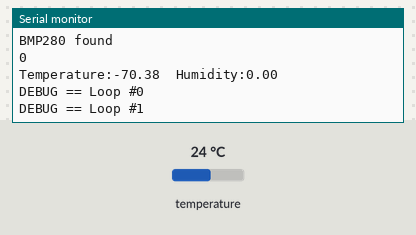
The sketch below on a simulated Arduino Mega 2560, built with avr-gcc and run on an emulated ATmega2560. On the bench: the last lines printed to the serial monitor. Wiring (inferred from the names in the program): AHT10/20 sensor at I2C address 0x38; BMP280 pressure sensor at I2C address 0x77. The test bench sets the inputs (shaded band); at power-on: temperature 24 °C.

Above: at 6.3 s.
6.4 s: temperature set to 12 °C
At 7.9 s:
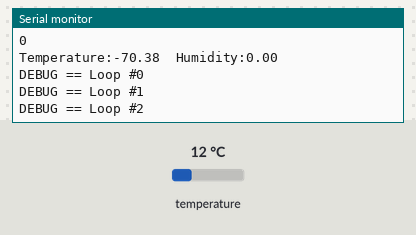
12.0 s: temperature set to 19 °C
At 12.9 s:
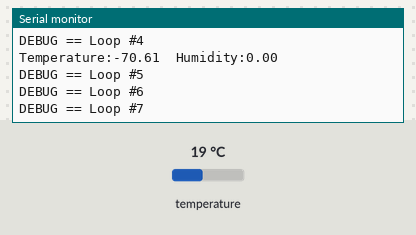
Timing chart, 0 to 15.0 s (numbered marks = the images above; inputs shaded):
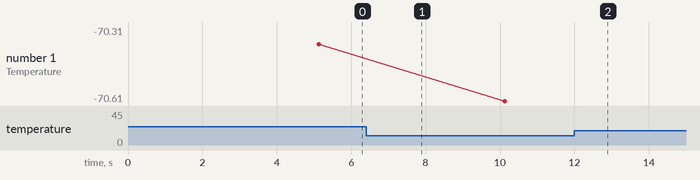

The sketch:

Main_Drone_Script.ino
```cpp
#include <Wire.h>

//GENERAL
const float SpeedOfSound = 331.3;    // https://en.wikipedia.org/wiki/Speed_of_sound#Speed_of_sound_in_ideal_gases_and_air
const float TempModifier = 0.606;    // https://en.wikipedia.org/wiki/Speed_of_sound#Speed_of_sound_in_ideal_gases_and_air
const float HumidityModifier = 1.26; // https://sengpielaudio.com/calculator-airpressure.htm
float CurrentTemp = 25;              // Celcius //TBD
float CurrentHumidity = 0.5;         // % Humidity //TBD
unsigned long currentMillis;         // Saves the current millis()
int total_counter = 0;               // Counts how many loops where completed

//HC-SR04 SUPERSONIC SENSORS
const int SONAR_NUM = 4;                    // Number of sensors //TBD Make it 6
const int pingSpeed = 50;                   // Minimum ms between sensor pings. 50ms would be 20 times a second.
float echoDuration[SONAR_NUM];              // Measured distance in ms (Initiallised in setup)
float FinalDistance[SONAR_NUM];             // Final measured distance in cm
unsigned long lastSonarPing;                // Shows the last time any sensor pinged
int TRIG_ECHO_PIN[SONAR_NUM] = {4,2,12,14}; // Pin numbers for the supersonic sensors //TBD Add UP and DOWN
int currentSonar = 3;                       // Which sonar is awaiting input
bool cycleCompleted[SONAR_NUM];             // Has this sonar received the echo (Initiallised in setup)
unsigned long echoStart;                    // Saves the time the echo starts

//BMP280 SENSOR
float temperature_BMP280; // BMP280
float pressure;           // BMP280
int32_t _t_fine;          // Temperature variable
uint16_t _dig_T1;         // Trimming parameters
int16_t _dig_T2,_dig_T3;  // Trimming parameters
uint16_t _dig_P1;         // Trimming parameters
int16_t _dig_P2,_dig_P3,_dig_P4,_dig_P5,_dig_P6,_dig_P7,_dig_P8,_dig_P9;  // Trimming parameters

//AHT20 SENSOR
float temperature_AHT20;
float humidity;
bool sensor_started = false;
bool sensor_busy = false;
unsigned long measurementDelayAHT20 = 0;

//AHT20+BMP280 SENSORS
float delta = 0;
float minDelta = 10;
float maxDelta = 0;

//Heartbeat
unsigned long HeartbeatMillis = 0;
const long Heartbeatinterval = 5000; //How often to check for Temp and Humidity

//GY-521 GYROSCOPE
const int MPU_ADDR = 0x68; // I2C address of the MPU-6050. If AD0 pin is set to HIGH, the I2C address will be 0x69.

int16_t accelerometer_x, accelerometer_y, accelerometer_z; // variables for accelerometer raw data
int16_t gyro_x, gyro_y, gyro_z; // variables for gyro raw data
int16_t temperature;            // variables for temperature data
float temperature_GY521;        // temperature data in C

char tmp_str[7]; // temporary variable used in convert function

void setup() {
  Serial.begin(115200); // Open serial monitor at 115200 baud to see ping results.
  Wire.begin();

  AHT20_begin();
  BMP280_begin();
  startMeasurementAHT20();

  //GY521_initialise();

  //for (uint8_t i = 0; i < SONAR_NUM; i++) {
  //  echoDuration[i] = 3976.03;
  //  cycleCompleted[i] = true;
  //}
  delay(5000);
}

void loop() {
  checkbusyAHT20(); //Included in original code, unsure if needed
  getDataAHT20();   //Included in original code, unsure if needed

  currentMillis = millis();
  if (currentMillis - HeartbeatMillis >= Heartbeatinterval) {
    HeartbeatMillis = currentMillis;
    readTemperatureBMP280();
    startMeasurementAHT20();
    CurrentTemp = (temperature_BMP280+temperature_AHT20)/2;
    CurrentHumidity = humidity/100;
    Serial.print("Temperature:");
    Serial.print(CurrentTemp);
    Serial.print("\t");
    Serial.print("Humidity:");
    Serial.print(CurrentHumidity);
    Serial.print("\t");
    Serial.println();
  }

  //currentMillis = millis();
  //if (currentMillis - lastSonarPing >= pingSpeed) {
  //  lastSonarPing = millis();
  //  if (cycleCompleted[currentSonar] == false) {
  //    //Serial.print("DEBUG == Echo Timeout #");
  //    //Serial.println(currentSonar);
  //    echoDuration[currentSonar] = 11524.72;
  //    detachInterrupt(digitalPinToInterrupt(TRIG_ECHO_PIN[currentSonar]));
  //  }
  //  if (currentSonar == 3) {
  //    currentSonar = 0;
  //  }
  //  else { currentSonar ++; }
  //  cycleCompleted[currentSonar] = false;
  //  //Serial.print("DEBUG == Triggering #");
  //  //Serial.println(currentSonar);
  //  //TBD Make the following into a function
  //  pinMode(TRIG_ECHO_PIN[currentSonar], OUTPUT);
  //  digitalWrite(TRIG_ECHO_PIN[currentSonar], LOW);
  //  delayMicroseconds(2);
  //  digitalWrite(TRIG_ECHO_PIN[currentSonar], HIGH);
  //  delayMicroseconds(10);
  //  digitalWrite(TRIG_ECHO_PIN[currentSonar], LOW);
  //  pinMode(TRIG_ECHO_PIN[currentSonar], INPUT);
  //  attachInterrupt(digitalPinToInterrupt(TRIG_ECHO_PIN[currentSonar]), echoISR, CHANGE); //When sensor changes state, execute echoISR (2 times per echo)
  //}

  //if (currentSonar == 0) { //Make sure every cycleCompleted == true //TBD Add 2 more sonars
  //  for (uint8_t i = 0; i < SONAR_NUM; i++) { // Loop through each sensor and display results.
  //    FinalDistance[i] = echoDuration[i]/10000.00*(SpeedOfSound+CurrentTemp*TempModifier+CurrentHumidity*HumidityModifier)/2;
  //    switch (i) {
  //      case 0: Serial.print("Front:"); break;
  //      case 1: Serial.print("Right:"); break;
  //      case 2: Serial.print("Back:"); break;
  //      case 3: Serial.print("Left:"); break;
  //      //case 4: Serial.print("Up"); break; //TBD
  //      //case 5: Serial.print("Down"); break; //TBD
  //    }
  //    Serial.print(FinalDistance[i]);
  //    Serial.print("\t");
  //  }
  //  Serial.println();
  //}


  //get_GY521();
  Serial.print("DEBUG == Loop #");
  Serial.println(total_counter);
  total_counter ++;
  delay(1000);
}

void echoISR() {
  if (digitalRead(TRIG_ECHO_PIN[currentSonar]) == HIGH) {
    echoStart = micros();
  }
  else {
    echoDuration[currentSonar] = micros() - echoStart;
    //Serial.print("DEBUG == Received Ping #");
    //Serial.println(currentSonar);
    cycleCompleted[currentSonar] = true;
    detachInterrupt(digitalPinToInterrupt(TRIG_ECHO_PIN[currentSonar]));
  }
}

void GY521_initialise() {
  Wire.beginTransmission(MPU_ADDR); // Begins a transmission to the I2C slave (GY-521 board)
  Wire.write(0x6B); // PWR_MGMT_1 register
  Wire.write(0);    // set to zero (wakes up the MPU-6050)
  Wire.endTransmission(true);
}

void get_GY521() {
  Wire.beginTransmission(MPU_ADDR);
  Wire.write(0x3B); // starting with register 0x3B (ACCEL_XOUT_H) [MPU-6000 and MPU-6050 Register Map and Descriptions Revision 4.2, p.40]
  Wire.endTransmission(false); // the parameter indicates that the Arduino will send a restart. As a result, the connection is kept active.
  Wire.requestFrom(MPU_ADDR, 7*2, true); // request a total of 7*2=14 registers

  // "Wire.read()<<8 | Wire.read();" means two registers are read and stored in the same variable
  accelerometer_x = Wire.read()<<8 | Wire.read(); // reading registers: 0x3B (ACCEL_XOUT_H) and 0x3C (ACCEL_XOUT_L)
  accelerometer_y = Wire.read()<<8 | Wire.read(); // reading registers: 0x3D (ACCEL_YOUT_H) and 0x3E (ACCEL_YOUT_L)
  accelerometer_z = Wire.read()<<8 | Wire.read(); // reading registers: 0x3F (ACCEL_ZOUT_H) and 0x40 (ACCEL_ZOUT_L)
  temperature = Wire.read()<<8 | Wire.read(); // reading registers: 0x41 (TEMP_OUT_H) and 0x42 (TEMP_OUT_L)
  temperature_GY521 = temperature/340.00+36.53; // the following equation was taken from the documentation [MPU-6000/MPU-6050 Register Map and Description, p.30]
  gyro_x = Wire.read()<<8 | Wire.read(); // reading registers: 0x43 (GYRO_XOUT_H) and 0x44 (GYRO_XOUT_L)
  gyro_y = Wire.read()<<8 | Wire.read(); // reading registers: 0x45 (GYRO_YOUT_H) and 0x46 (GYRO_YOUT_L)
  gyro_z = Wire.read()<<8 | Wire.read(); // reading registers: 0x47 (GYRO_ZOUT_H) and 0x48 (GYRO_ZOUT_L)

  /*
  // print out data
  Serial.print("aX = "); Serial.print(convert_int16_to_str(accelerometer_x));
  Serial.print(" | aY = "); Serial.print(convert_int16_to_str(accelerometer_y));
  Serial.print(" | aZ = "); Serial.print(convert_int16_to_str(accelerometer_z));
  // the following equation was taken from the documentation [MPU-6000/MPU-6050 Register Map and Description, p.30]
  Serial.print(" | tmp = "); Serial.print(temperature_GY521);
  Serial.print(" | gX = "); Serial.print(convert_int16_to_str(gyro_x));
  Serial.print(" | gY = "); Serial.print(convert_int16_to_str(gyro_y));
  Serial.print(" | gZ = "); Serial.print(convert_int16_to_str(gyro_z));
  Serial.println();
  */
}

/*
https://forum.arduino.cc/t/initializing-an-array-arduino-documentation/357403/2
digitalRead() WILL disable PWM on a PWM pin IF you call digitalRead() on the same pin // WUT?
https://mschoeffler.com/2017/10/05/tutorial-how-to-use-the-gy-521-module-mpu-6050-breakout-board-with-the-arduino-uno/
https://github.com/peff74/ESP_AHT20_BMP280

https://docs.google.com/spreadsheets/d/1yThwy3TfXG3--2bJnWaGcEWp8gEH6xALcd34sE_ik74/edit?usp=sharing
*/

//STUFF I HAVEN'T READ BUT ARE NEEDED ------------------------------------------------------

//AHT20+BMP280 SENSORS
void AHT20_begin() {
  Wire.beginTransmission(0x38);
  Wire.write(0xBE);  // 0xBE --> init register for AHT2x
  Wire.endTransmission();
}

void startMeasurementAHT20() {
  Wire.beginTransmission(0x38);
  Wire.write(0xAC);  // 0xAC --> start measurement
  Wire.write(0x33);  // 0x33 --> not really documented what it does, but it's called MEASUREMENT_CTRL
  Wire.write(0x00);  // 0x00 --> not really documented what it does, but it's called MEASUREMENT_CTRL_NOP
  Wire.endTransmission();
  measurementDelayAHT20 = millis();
  sensor_started = true;
  sensor_busy = true;
}

void checkbusyAHT20() {
  if (millis() < measurementDelayAHT20) {
    measurementDelayAHT20 = millis();
  }

  if (sensor_started && sensor_busy && ((millis() - measurementDelayAHT20 >= 200))) {
    sensor_started = false;
    sensor_busy = false;
  }

  if (sensor_started && sensor_busy && ((millis() - measurementDelayAHT20 >= 80))) {
    Wire.requestFrom(0x38, 1);
    if (Wire.available()) {
      unsigned char c = Wire.read();
      if (!(c & 0x80)) {
        sensor_busy = false;
      }
    }
  }
}

void getDataAHT20() {
  if (sensor_started && !sensor_busy) {
    Wire.requestFrom(0x38, 7);  // Request 7 bytes of data

    unsigned char str[7] = { 0 };
    int index = 0;

    // Fault detection
    unsigned long timeoutMillis = 200;
    unsigned long startMillis = millis();

    while (Wire.available()) {
      str[index] = Wire.read();  // Receive a byte as character

      // Debug message: Output of each byte (binary) with labelling
      /***********************************************************/
      // Serial.print("Byte ");
      // Serial.print(index);
      // Serial.print(": ");
      // for (int i = 7; i >= 0; --i) {
      // 	Serial.print((str[index] >> i) & 1);
      // }
      // Serial.println();
      /***********************************************************/

      index++;

      // Fault detection
      if (millis() - startMillis > timeoutMillis) {
        Serial.println("Timeout while waiting for data from AHT20");
        return;
      }
    }
    if (index == 0 || (str[0] & 0x80)) {
      Serial.println("Failed to get data from AHT20");
      sensor_started = false;
      return;
    }

    // Check CRC
    uint8_t crc = 0xFF;
    for (uint8_t byteIndex = 0; byteIndex < 6; byteIndex++) {
      crc ^= str[byteIndex];
      for (uint8_t bitIndex = 8; bitIndex > 0; --bitIndex) {
        if (crc & 0x80) {
          crc = (crc << 1) ^ 0x31;
        } else {
          crc = (crc << 1);
        }
      }
    }
    if (crc != str[6]) {
      Serial.println("CRC check failed");
      sensor_started = false;
      return;
    }

    // Parse data
    float humi, temp;
    // Extract the raw data for humidity from the bytes
    unsigned long __humi = str[1];  // Byte 1: The first 8 bits of the raw data for humidity
    __humi <<= 8;                   // Move the bits 8 positions to the left
    __humi += str[2];               // Byte 2: Add the next 8 bits
    __humi <<= 4;                   // Move the bits 4 positions to the left
    __humi += str[3] >> 4;          // Byte 3: Add the last 4 bits (shifted to the right)

    // Debug message: Output of the value created after the bit shift (binary)
    /************************************************************************/
    // Serial.print("Humidity (raw): ");
    // for (int i = 19; i >= 0; --i) {
    // 	Serial.print((__humi >> i) & 1);
    // }
    // Serial.println();
    /************************************************************************/

    humi = (float)__humi / 1048576.0;
    humidity = humi * 100.0;

    // Extract the raw data for temperature from the bytes
    unsigned long __temp = str[3] & 0x0f;  // Byte 3: The last 4 bits of the raw data for the temperature
    __temp <<= 8;                          // Move the bits 8 positions to the left
    __temp += str[4];                      // Byte 4: Add the next 8 bits
    __temp <<= 8;                          // Move the bits to the left again by 8 positions
    __temp += str[5];                      // Byte 5: Add the last 8 bits


    // Debug message: Output of the value created after the bit shift (binary)
    /************************************************************************/
    // Serial.print("Temperature (raw): ");
    // for (int i = 19; i >= 0; --i) {
    // 	Serial.print((__temp >> i) & 1);
    // }
    // Serial.println();
    /************************************************************************/

    temp = (float)__temp / 1048576.0 * 200.0 - 50.0;

    temperature_AHT20 = temp;

    sensor_started = false;
  }
}

void BMP280_begin() {
  Wire.beginTransmission(0x77);
  Wire.write(0xD0);  // 0xBE -->  register for chip identification
  Wire.endTransmission();
  Wire.requestFrom(0x77, 1);
  uint8_t chip_ID = Wire.read();
  if (chip_ID == 0x58) {  // 0x58 --> BMP280
    Serial.println("BMP280 found");
  } else {
    Serial.println("Unbekannter Sensor.");
  }

  // Generate soft-reset
  Wire.beginTransmission(0x77);
  Wire.write(0xE0);  // 0xE0 --> Reset register
  Wire.write(0xB6);  // 0xB6 --> Reset value for reset register
  Wire.endTransmission();

  // Wait for copy completion NVM data to image registers
  uint8_t stat_Reg = 1;

  while (stat_Reg == 1) {
    Wire.beginTransmission(0x77);
    Wire.write(0XF3);  // 0XF3 --> Status register
    Wire.endTransmission();
    Wire.requestFrom((uint8_t)0x77, (byte)1);
    stat_Reg = Wire.read();
    Serial.println(stat_Reg);
  }

  // See datasheet 4.2.2 Trimming parameter readout

  // Array for storing the read values
  uint16_t values[12];

  // Addresses of the registers with coefficients Data to be read
  uint8_t registers[] = { 0x88, 0x8A, 0x8C, 0x8E, 0x90, 0x92, 0x94, 0x96, 0x98, 0x9A, 0x9C, 0x9E };

  for (int i = 0; i < 12; i++) {
    Wire.beginTransmission(0x77);
    Wire.write(registers[i]);
    Wire.endTransmission();

    Wire.requestFrom((uint8_t)0x77, (byte)2);
    if (Wire.available() >= 2) {
      values[i] = Wire.read() << 8 | Wire.read();  // compose 16-bit value
    }
  }

  // Reverse the bytes for all 16-bit values (little endian / big endian)
  for (int i = 0; i < 12; i++) {
    values[i] = (values[i] >> 8) | (values[i] << 8);
  }

  // Assigning values to the variables
  _dig_T1 = values[0];
  _dig_T2 = values[1];
  _dig_T3 = values[2];
  _dig_P1 = values[3];
  _dig_P2 = values[4];
  _dig_P3 = values[5];
  _dig_P4 = values[6];
  _dig_P5 = values[7];
  _dig_P6 = values[8];
  _dig_P7 = values[9];
  _dig_P8 = values[10];
  _dig_P9 = values[11];

  // Debug message: Output of each byte (binary) with labelling
  /***********************************************************/
  // Serial.println("Temperature Values:");
  // Serial.print("_dig_T1: ");
  // Serial.println(_dig_T1, HEX);
  // Serial.print("_dig_T2: ");
  // Serial.println(_dig_T2, HEX);
  // Serial.print("_dig_T3: ");
  // Serial.println(_dig_T3, HEX);

  // Serial.println("Pressure Values:");
  // Serial.print("_dig_P1: ");
  // Serial.println(_dig_P1, HEX);
  // Serial.print("_dig_P2: ");
  // Serial.println(_dig_P2, HEX);
  // Serial.print("_dig_P3: ");
  // Serial.println(_dig_P3, HEX);
  // Serial.print("_dig_P4: ");
  // Serial.println(_dig_P4, HEX);
  // Serial.print("_dig_P5: ");
  // Serial.println(_dig_P5, HEX);
  // Serial.print("_dig_P6: ");
  // Serial.println(_dig_P6, HEX);
  // Serial.print("_dig_P7: ");
  // Serial.println(_dig_P7, HEX);
  // Serial.print("_dig_P8: ");
  // Serial.println(_dig_P8, HEX);
  // Serial.print("_dig_P9: ");
  // Serial.println(_dig_P9, HEX);
  /***********************************************************/

  // Set in sleep mode to provide write access to the “config” register
  Wire.beginTransmission(0x77);
  Wire.write(0xF4);  // 0XF3 --> Contol register
  Wire.write(0b00);  // 00   --> sleep mode
  Wire.endTransmission();

  // SAMPLING_NONE = 0b000
  // SAMPLING_X1   = 0b001
  // SAMPLING_X2   = 0b010
  // SAMPLING_X4   = 0b011
  // SAMPLING_X8   = 0b100
  // SAMPLING_X16  = 0b101

  // MODE_SLEEP  = 0b00
  // MODE_FORCED = 0b01
  // MODE_NORMAL = 0b11

  Wire.beginTransmission(0x77);
  Wire.write(0xF4);
  uint8_t configValues = ((0b001 << 5) | (0b011 << 2) | 0b11);
  //                       temp           press         mode
  Wire.write(configValues);
  Wire.endTransmission();

  delay(10);

  // Set register 0xF5 “config”  ** See datasheet 5.4.6 for details”
  // STANDBY_MS_0_5  = 0b000
  // STANDBY_MS_10   = 0b110
  // STANDBY_MS_20   = 0b111
  // STANDBY_MS_62_5 = 0b001
  // STANDBY_MS_125  = 0b010
  // STANDBY_MS_250  = 0b011
  // STANDBY_MS_500  = 0b100
  // STANDBY_MS_1000 = 0b101

  // FILTER_OFF = 0b000
  // FILTER_X2 = 0b001
  // FILTER_X4 = 0b010
  // FILTER_X8 = 0b011
  // FILTER_X16 = 0b100

  Wire.beginTransmission(0x77);
  Wire.write(0xF5);
  configValues = (0b110 << 5) | (0b100 << 2);
  //              standby        filter
  Wire.write(configValues);
  Wire.endTransmission();

  // Wait for first completed conversion
  delay(100);

  // Debug message: Output    of   CTRL_MEAS &  CONFIG (binary)
  /***********************************************************/
  // readAndDisplayRegister(0x77, 0xF4, "CTRL_MEAS");
  // readAndDisplayRegister(0x77, 0xF5, "CONFIG");
  /***********************************************************/
}

void readTemperatureBMP280() {
  int32_t var1, var2, adc_T;

  // Read temperature registers
  Wire.beginTransmission(0x77);
  Wire.write(0xFA);
  Wire.endTransmission();
  Wire.requestFrom((uint8_t)0x77, (byte)3);

  adc_T = (Wire.read() << 16) | (Wire.read() << 8) | Wire.read();
  adc_T >>= 4;

  // See datasheet 4.2.3 Compensation formulas
  var1 = ((((adc_T >> 3) - ((int32_t)_dig_T1 << 1))) * ((int32_t)_dig_T2)) >> 11;

  var2 = (((((adc_T >> 4) - ((int32_t)_dig_T1)) * ((adc_T >> 4) - ((int32_t)_dig_T1))) >> 12) * ((int32_t)_dig_T3)) >> 14;

  _t_fine = var1 + var2;

  float T = (((_t_fine * 5) + 128) >> 8);

  temperature_BMP280 = T / 100;
}

void readPressureBMP280() {
  int64_t var1;
  int64_t var2;
  int64_t p;
  int32_t adc_P;

  // Read temperature for t_fine
  readTemperatureBMP280();

  // Read pressure registers
  Wire.beginTransmission(0x77);
  Wire.write(0xF7);
  Wire.endTransmission();
  Wire.requestFrom((uint8_t)0x77, (byte)3);
  adc_P = (Wire.read() << 16) | (Wire.read() << 8) | Wire.read();

  adc_P >>= 4;

  // See datasheet 4.2.3 Compensation formulas
  var1 = ((int64_t)_t_fine) - 128000;
  var2 = var1 * var1 * (int64_t)_dig_P6;
  var2 = var2 + ((var1 * (int64_t)_dig_P5) << 17);
  var2 = var2 + (((int64_t)_dig_P4) << 35);
  var1 = ((var1 * var1 * (int64_t)_dig_P3) >> 8) + ((var1 * (int64_t)_dig_P2) << 12);
  var1 = (((((int64_t)1) << 47) + var1)) * ((int64_t)_dig_P1) >> 33;

  if (var1 == 0) {
    return;  // avoid exception caused by division by zero
  }
  p = 1048576 - adc_P;
  p = (((p << 31) - var2) * 3125) / var1;
  var1 = (((int64_t)_dig_P9) * (p >> 13) * (p >> 13)) >> 25;
  var2 = (((int64_t)_dig_P8) * p) >> 19;

  p = ((p + var1 + var2) >> 8) + (((int64_t)_dig_P7) << 4);

  pressure = p / 25600;
}

void readAndDisplayRegister(uint8_t deviceAddress, byte registerAddress, const char* registerName) {
  Wire.beginTransmission(deviceAddress);
  Wire.write(registerAddress);
  Wire.endTransmission();

  Wire.requestFrom(deviceAddress, (byte)1);
  if (Wire.available()) {
    uint8_t registerValue = Wire.read();

    Serial.print(registerName);
    Serial.print(" (");
    Serial.print(registerAddress, HEX);
    Serial.print(") : 0b");

    for (int i = 7; i >= 0; i--) {
      Serial.print((registerValue & (1 << i)) ? '1' : '0');
    }

    Serial.println();
  } else {
    Serial.println("Fehler beim Lesen des Registers");
  }
}

//GY-521 GYROSCOPE
char* convert_int16_to_str(int16_t i) { // converts int16 to string. Moreover, resulting strings will have the same length in the debug monitor.
  sprintf(tmp_str, "%6d", i);
  return tmp_str;
}
```

Measured:
- plotted number 1: -70.38 → -70.61 after the input at 6.4 s, -70.61 → -70.31 after the input at 12.0 s
